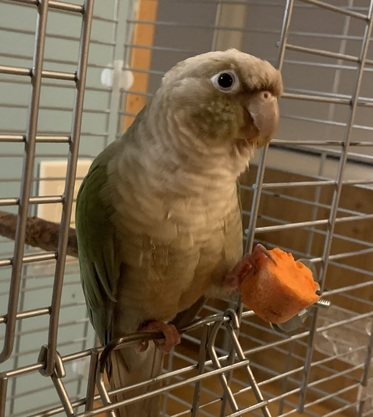
#> input picture example.jpg, 373 x 417 px
$ python grade_v2.py example.jpg
#> lines starting #> are read from the running program, lines starting #| are printed output that depends on the picture
from email.policy import default
from re import S
from PIL import Image
from PIL import ImageFilter
import sys
import random
import numpy as np
from scipy import fftpack
import imageio
import matplotlib.pyplot as plt

from scipy import signal, ndimage
import scipy
import cv2
from collections import Counter, defaultdict
from statistics import mode
from skimage.transform import hough_line, hough_line_peaks, rotate
import math

# [177 lines left out: functions noise_reduction, get_gradients, nonmax_supression, threshold_hysteris, not called in this run]


def find_houghlines(image):
    m,n  = image.shape
    # line with a parametric form: rho = xcos(theta) + ysin(theta)
    # theta ranges from -90 to 90
    thetas = np.deg2rad(np.arange(-90,90)) # collect thetas from -90 to 90
    diag_len = np.ceil(np.sqrt(m*m + n*n))
    rhos = np.arange(-diag_len, diag_len+1, 1)

    # collect rhos and thetas
    acc = np.zeros((len(rhos),len(thetas)))


    # collect all edge pixels
    y_nonzero, x_nonzero = np.nonzero(image)

    # cos and sin thetas
    cos_thetas = np.cos(thetas)
    sin_thetas = np.sin(thetas)


    # xcos
    xcos_thetas = np.dot(x_nonzero.reshape((-1,1)), cos_thetas.reshape((1,-1)))
    # ysin
    ysin_thetas = np.dot(y_nonzero.reshape((-1,1)), sin_thetas.reshape((1,-1)))

    rho_list = np.round(xcos_thetas + ysin_thetas) + diag_len
    rho_list = rho_list.astype(np.uint16)
    for i in range(len(thetas)):
        rho, counts = np.unique(rho_list[:,i], return_counts=True)
        acc[rho, i] = counts

    return acc, rhos, thetas


## understand this function..
def hough_peaks(H, num_peaks, nhood_size):
    ''' A function that returns the indicies of the accumulator array H that
        correspond to a local maxima.  If threshold is active all values less
        than this value will be ignored, if neighborhood_size is greater than
        (1, 1) this number of indicies around the maximum will be surpessed. '''
    # loop through number of peaks to identify
    indicies = []
    H1 = np.copy(H)
    for i in range(num_peaks):
        idx = np.argmax(H1) # find argmax in flattened array
        H1_idx = np.unravel_index(idx, H1.shape) # remap to shape of H
        indicies.append(H1_idx)

        # surpess indicies in neighborhood
        idx_y, idx_x = H1_idx # first separate x, y indexes from argmax(H)
        # if idx_x is too close to the edges choose appropriate values
        if (idx_x - (nhood_size/2)) < 0: min_x = 0
        else: min_x = idx_x - (nhood_size/2)
        if ((idx_x + (nhood_size/2) + 1) > H.shape[1]): max_x = H.shape[1]
        else: max_x = idx_x + (nhood_size/2) + 1

        # if idx_y is too close to the edges choose appropriate values
        if (idx_y - (nhood_size/2)) < 0: min_y = 0
        else: min_y = idx_y - (nhood_size/2)
        if ((idx_y + (nhood_size/2) + 1) > H.shape[0]): max_y = H.shape[0]
        else: max_y = idx_y + (nhood_size/2) + 1

        # bound each index by the neighborhood size and set all values to 0
        min_x, max_x, min_y, max_y = int(min_x), int(max_x), int(min_y), int(max_y)
        for x in range(min_x, max_x):
            for y in range(min_y, max_y):
                # remove neighborhoods in H1
                H1[y, x] = 0

                # highlight peaks in original H
                if (x == min_x or x == (max_x - 1)):
                    H[y, x] = 255
                if (y == min_y or y == (max_y - 1)):
                    H[y, x] = 255

    # return the indicies and the original Hough space with selected points
    return indicies, H


    # a simple funciton used to plot a Hough Accumulator
# [36 lines left out: functions plot_hough_acc, rotate_paper, not called in this run]

def hough_lines_draw(img, indicies, rhos, thetas):
    ''' A function that takes indicies a rhos table and thetas table and draws
        lines on the input images that correspond to these values. '''
    thetalist = []
    linesx = []
    linesy = []
    m,n = img.shape
    angles_list = []
    for i in range(len(indicies)):
        rho = rhos[indicies[i][0]]
        theta = thetas[indicies[i][1]]
        a = np.cos(theta)
        b = np.sin(theta)

        x0 = a*rho
        y0 = b*rho
        x1 = int(x0 + 1000*(-b))
        y1 = int(y0 + 1000*(a))
        x2 = int(x0 - 1000*(-b))
        y2 = int(y0 - 1000*(a))

        #print(x1,x2, y1, y2)
        thetax = np.abs(np.rad2deg(theta))
        if ((thetax >=0 and thetax <=0.7) or (thetax >=89.3 and thetax<=90)):
            thetalist.append(np.rad2deg(theta))

            if thetax ==0:
                linesx.append((x1,y1,x2,y2))
                cv2.line(img, (x1, y1), (x2, y2), (0, 255,0 ), 2)

            if thetax==90:
                linesy.append((x1,y1,x2,y2))
                cv2.line(img, (x1, y1), (x2, y2), (0, 255,0 ), 2)

    plt.imshow(img,cmap="gray")
    plt.show()
    # print(f' median theta : {np.median(thetalist)}, mode: {mode(thetalist)}')
    print(f'thetalist : {np.median(thetalist)}')
    linesx = sorted(linesx, key=lambda x: x[0])
    linesy = sorted(linesy, key=lambda x: x[1], reverse=True)
    return linesx, linesy, np.median(thetalist)

def extract_squares(linesx,linesy, image):
    contiguous_reg_x = defaultdict(lambda:[])
    contiguous_reg_y = []

    j=0
    for i in range(j, len(linesx)-1):
        if abs(linesx[i][0]-linesx[i+1][0]) <=35:
            contiguous_reg_x[linesx[j][0]].append(linesx[i+1])

        else:
            j+=1

    j=0
    contiguous_reg_y.append(linesy[1])
    for i in range(2, len(linesy)-1):
        if abs(linesy[i][1]-linesy[i+1][1]) >150:
            contiguous_reg_y.append(linesy[i])
            break

    contiguous_reg_x = dict(sorted(contiguous_reg_x.items(), key=lambda k: len(k[1]), reverse=True)[:3])

    boxes = defaultdict(lambda : [])
    for x in contiguous_reg_x:
        start, end = 0, len(contiguous_reg_x[x])-1
        boxes[x] = [(contiguous_reg_x[x][start][0],contiguous_reg_y[0][1],contiguous_reg_x[x][end][0],contiguous_reg_y[0][1]),
        (contiguous_reg_x[x][start][0],contiguous_reg_y[1][1],contiguous_reg_x[x][end][0],contiguous_reg_y[1][1]),
        (contiguous_reg_x[x][start][0],contiguous_reg_y[0][1],contiguous_reg_x[x][start][0],contiguous_reg_y[1][1]),
        (contiguous_reg_x[x][end][0],contiguous_reg_y[0][1],contiguous_reg_x[x][end][0],contiguous_reg_y[1][1])
        ]
        # [4 lines of commented-out code are left out]

    for x in boxes.keys():
        #print(x)
        cv2.line(image, (boxes[x][0][0], boxes[x][0][1]), (boxes[x][0][2],boxes[x][0][3]), (0, 255,0 ), 2)
        cv2.line(image, (boxes[x][1][0], boxes[x][1][1]), (boxes[x][1][2],boxes[x][1][3]), (0, 255,0 ), 2)
        cv2.line(image, (boxes[x][2][0], boxes[x][2][1]), (boxes[x][2][2],boxes[x][3][3]), (0, 255,0 ), 2)
        cv2.line(image, (boxes[x][3][0], boxes[x][3][1]), (boxes[x][3][2],boxes[x][3][3]), (0, 255,0 ), 2)


    boxes = dict(sorted(boxes.items()))
    # divide width of boxes by 5 and height by 30
    answer_blocks = defaultdict(lambda: {})
    for box_idx, x in enumerate(boxes.keys()):
        boxwidth = abs(boxes[x][0][0] - boxes[x][0][2])
        boxheight = abs(boxes[x][2][1] - boxes[x][3][3])
        print(f'boxheight: {boxheight}')
        gap = boxwidth//5
        start = min(boxes[x][0][0], boxes[x][0][2])
        endx = max(boxes[x][0][0], boxes[x][0][2])
        xs = [start]
        for i in range(4):
            xs.append(start+gap*(i+1))
            xs.append(start+gap*(i+1))
        xs.append(endx)
        xs = sorted(xs)
        print(xs)

        ys = np.round(np.linspace(boxes[x][2][1], boxes[x][3][3], 30)).astype(int)
        ys = sorted(ys)
        blocks = defaultdict(lambda:[])

        for i in range(1, len(ys)):
            for j in range(1, len(xs),2):
                if ys[i-1] not in blocks:
                    blocks[ys[i-1]] = [{int(xs[j-1]): (int(xs[j-1]), int(ys[i-1]),
                    abs(int(xs[j])-int(xs[j-1])),abs(int(ys[i])-int(ys[i-1])))}]

                else:
                    blocks[ys[i-1]].append({int(xs[j-1]): (int(xs[j-1]), int(ys[i-1]),
                    abs(int(xs[j])-int(xs[j-1])),abs(int(ys[i])-int(ys[i-1])))})

        klist = list(blocks.keys())
        for idx, k in enumerate(klist):
            l = blocks[k]
            possible_answers = []

            for a in l:
                for key in a.keys():
                    cv2.rectangle(image, (a[key][0], a[key][1]),(a[key][0]+a[key][2], a[key][1]+a[key][3]), (0, 255,0 ), 2)
                    crop = image[a[key][1]:a[key][1]+a[key][3], a[key][0]: a[key][0]+a[key][2]]
                    threshold = 140

                    # make all pixels < threshold black
                    binarized = 1.0 * (crop < threshold)
                    pixel_intensity = np.count_nonzero(binarized)
                    print(f'pixel_intensity: {pixel_intensity}')
                    if  pixel_intensity>=800.0:
                        possible_answers.append(key)

            keys = [list(a.keys())[0] for a in l]
            answer = ""
            for ans in possible_answers:
                ind = keys.index(ans)
                answer+=chr(ind+65)
            answer_blocks[box_idx][idx] = answer

        # check for outer regions
        outer_region = defaultdict(lambda:{})
        boxkeylist = list(boxes.keys())
        for j in range(1, len(ys)):
            if box_idx==0:
                outer_region[ys[j-1]] = (0,int(ys[j-1]),int(boxes[x][0][0]),abs(int(ys[j]-ys[j-1])))
            else:
                outer_region[ys[j-1]] = (int(boxes[boxkeylist[box_idx-1]][0][2]),int(ys[j-1]),abs(int(boxes[boxkeylist[box_idx-1]][0][2]-boxes[x][0][0])),abs(int(ys[j]-ys[j-1])))

        possible_answers_outside = []
        for yi in range(len(ys)-1):
            outer_region_crop = image[outer_region[ys[yi]][1]:outer_region[ys[yi]][1]+outer_region[ys[yi]][3], outer_region[ys[yi]][0]: outer_region[ys[yi]][0]+outer_region[ys[yi]][2]]
            threshold_outer = 150

            binarized_crop = 1.0 * (outer_region_crop < threshold_outer)
            pixel_intensity_crop = np.count_nonzero(binarized_crop)
            if  pixel_intensity_crop>=480:
                possible_answers_outside.append(yi)

        # for ans in possible_answers_outside:
        #     answer_blocks[box_idx][ans]+="x"
    plt.imshow(image)
    plt.show()
    print(answer_blocks)

    plt.imshow(image,cmap="gray")
    plt.show()


# [17 lines left out: function get_edges, not called in this run]


if __name__ == "__main__":
    # load an image
    image = Image.open(sys.argv[1])
#> image is the input picture: PIL image 373x417 RGB; mean R, G, B 117, 97.6, 72.2


    # filename = sys.argv[1].split(".jpg")[0]
    # for angle in range(-30, 35, 5):
    #         generate_rotated_sheets(image, filename, angle)


    image_gray = image.convert("L")
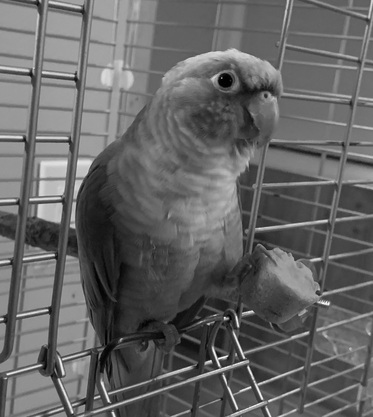
#> image_gray: PIL image 373x417 L; min 0, max 251, mean 100.5
    image_gray = np.array(image_gray)

    #image_test = np.pad(image_gray, pad_width=(20,20), mode='constant',constant_values=0)

    #image_test = ndimage.rotate(image_test, -35)

    ## Find canny edges for image using my canny implementation
    # Discarded this implementation as canny edges were too noisy
    # for small values of kernel (3x3), and bad for values of kernel
    # from (5x5) onwards

    ## Finding canny edges using pillow's laplacian filter

    # convert np.array image to pillow image
    # find canny edges with pillow's laplacian filter
    image_test =  Image.fromarray(image_gray * 255 , 'L')
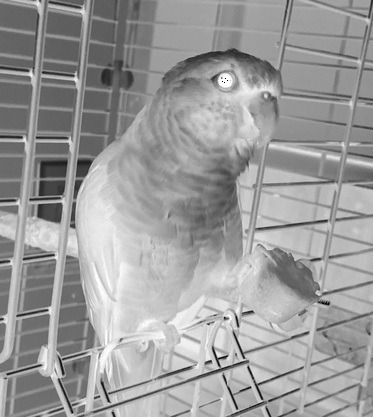
#> image_test: PIL image 373x417 L; min 0, max 255, mean 155.5

    canny_image = image_test.filter(ImageFilter.FIND_EDGES)
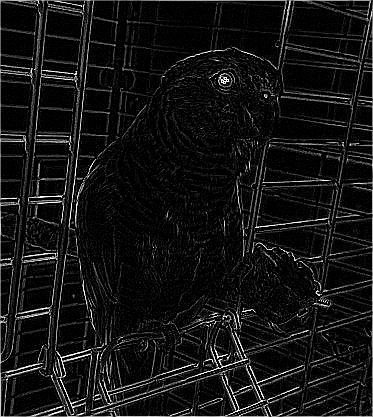
#> canny_image: PIL image 373x417 L; min 0, max 255, mean 19.7
    imageio.imsave('canny_image.png', canny_image) # save canny image
    canny_image = np.array(canny_image) # convert canny to np.array for further processing
    acc, rhos, thetas = find_houghlines(canny_image) #
#> after the loop in find_houghlines, `for i in range(len(thetas)):`:
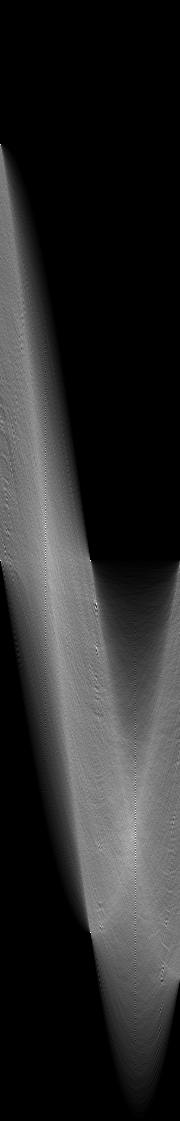
#> acc: shape (1121, 180) float64; min 0, max 417, mean 69.4; drawn with min black and max white
#> rhos = 1121 values from -560 to 560; thetas = 180 values from -1.57 to 1.55
    indicies, H = hough_peaks(acc, len(acc), nhood_size=9)
#> the loop in hough_peaks, `for i in range(num_peaks):` made 1121 passes
#> (idx, idx_y, idx_x, min_x, max_x, min_y, max_y) on passes 1, 2, 3, 4, 5, 6, 7, 8, 9, 10, 13, 14: (100890, 560, 90, 85, 95, 555, 565), (167850, 932, 90, 85, 95, 927, 937), (154215, 856, 135, 130, 140, 851, 861), (94545, 525, 45, 40, 50, 520, 530), (108636, 603, 96, 91, 101, 598, 608), (149355, 829, 135, 130, 140, 824, 834), (99765, 554, 45, 40, 50, 549, 559), (96705, 537, 45, 40, 50, 532, 542), (150615, 836, 135, 130, 140, 831, 841), (151515, 841, 135, 130, 140, 836, 846), (147195, 817, 135, 130, 140, 812, 822), (144675, 803, 135, 130, 140, 798, 808)
#> (idx, idx_y, idx_x, max_x, min_y, max_y, min_x) on passes 11 to 12: (25920, 144, 0, 5, 139, 149, 0), (100800, 560, 0, 5, 555, 565, 0)
#> after the loop in hough_peaks, `for i in range(num_peaks):`:
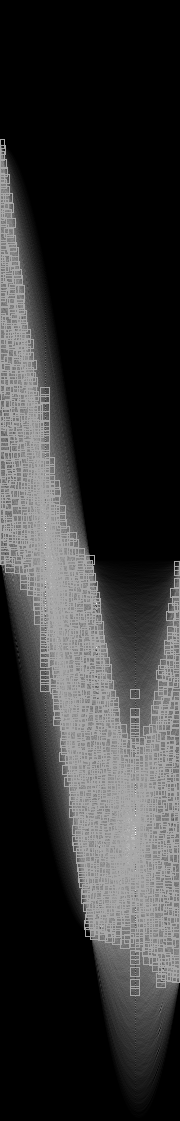
#> H: shape (1121, 180) float64; min 0, max 388, mean 77.2; drawn with min black and max white
#> after the loop in hough_peaks, `for i in range(num_peaks):`:
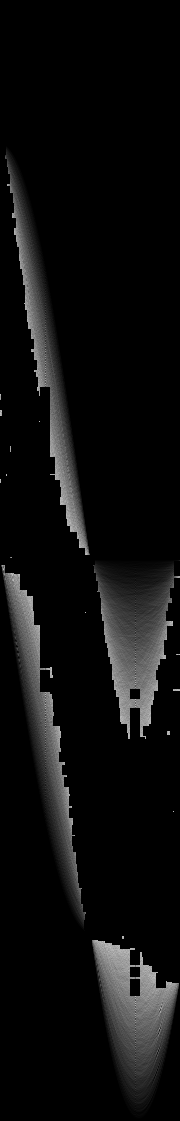
#> H1: shape (1121, 180) float64; min 0, max 192, mean 14
    linesx, linesy, median_tilt = hough_lines_draw(image_gray.copy(), indicies, rhos, thetas)
#> after the loop in hough_lines_draw, `for i in range(len(indicies)):`:
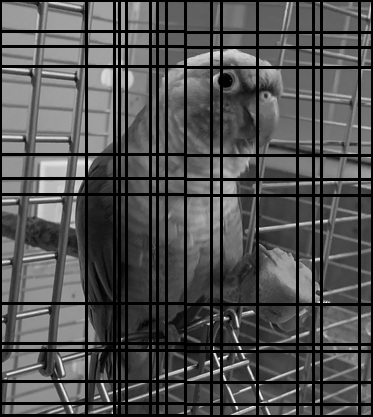
#> img: shape (417, 373); min 0, max 251, mean 80
#| thetalist : 0.0

    # [21 lines of commented-out code are left out]
    extract_squares(linesx,linesy,image_gray.copy())
#> the loop in extract_squares, `for i in range(j, len(linesx)-1):` made 16 passes
#> the loop in extract_squares, `for i in range(2, len(linesy)-1):` made 10 passes
#> (the run stopped early here; a loop or call above may not have finished)
